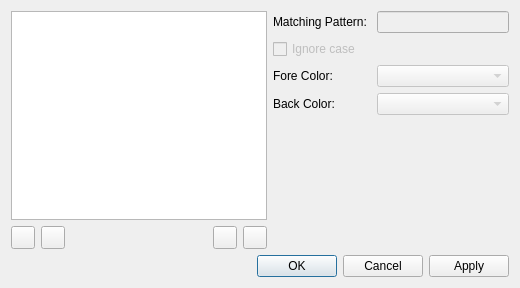
<?xml version="1.0" encoding="UTF-8"?>
<ui version="4.0">
 <class>HighlightersDialog</class>
 <widget class="QDialog" name="HighlightersDialog">
  <property name="geometry">
   <rect>
    <x>0</x>
    <y>0</y>
    <width>520</width>
    <height>288</height>
   </rect>
  </property>
  <property name="windowTitle">
   <string>Highlighters</string>
  </property>
  <layout class="QVBoxLayout" name="verticalLayout_3">
   <item>
    <layout class="QVBoxLayout" name="verticalLayout_2">
     <property name="sizeConstraint">
      <enum>QLayout::SetNoConstraint</enum>
     </property>
     <item>
      <layout class="QHBoxLayout" name="horizontalLayout">
       <item>
        <layout class="QVBoxLayout" name="verticalLayout_4">
         <item>
          <widget class="QListWidget" name="highlighterListWidget"/>
         </item>
         <item>
          <layout class="QHBoxLayout" name="buttonsLayout">
           <property name="spacing">
            <number>6</number>
           </property>
           <item>
            <widget class="QToolButton" name="addHighlighterButton">
             <property name="toolTip">
              <string>New Highlighter</string>
             </property>
             <property name="text">
              <string/>
             </property>
             <property name="icon">
              <iconset resource="../glogg.qrc">
               <normaloff>:/images/plus.png</normaloff>:/images/plus.png</iconset>
             </property>
            </widget>
           </item>
           <item>
            <widget class="QToolButton" name="removeHighlighterButton">
             <property name="toolTip">
              <string>Delete Highlighter</string>
             </property>
             <property name="text">
              <string/>
             </property>
             <property name="icon">
              <iconset resource="../glogg.qrc">
               <normaloff>:/images/minus.png</normaloff>:/images/minus.png</iconset>
             </property>
            </widget>
           </item>
           <item>
            <spacer name="horizontalSpacer">
             <property name="orientation">
              <enum>Qt::Horizontal</enum>
             </property>
             <property name="sizeHint" stdset="0">
              <size>
               <width>40</width>
               <height>20</height>
              </size>
             </property>
            </spacer>
           </item>
           <item>
            <widget class="QToolButton" name="upHighlighterButton">
             <property name="toolTip">
              <string>Move Highlighter Up</string>
             </property>
             <property name="text">
              <string/>
             </property>
             <property name="icon">
              <iconset resource="../glogg.qrc">
               <normaloff>:/images/up.png</normaloff>:/images/up.png</iconset>
             </property>
            </widget>
           </item>
           <item>
            <widget class="QToolButton" name="downHighlighterButton">
             <property name="toolTip">
              <string>Move Highlighter Down</string>
             </property>
             <property name="text">
              <string/>
             </property>
             <property name="icon">
              <iconset resource="../glogg.qrc">
               <normaloff>:/images/down.png</normaloff>:/images/down.png</iconset>
             </property>
            </widget>
           </item>
          </layout>
         </item>
        </layout>
       </item>
       <item>
        <layout class="QVBoxLayout" name="verticalLayout">
         <item>
          <layout class="QFormLayout" name="formLayout">
           <item row="2" column="0">
            <widget class="QLabel" name="label">
             <property name="text">
              <string>Matching Pattern: </string>
             </property>
            </widget>
           </item>
           <item row="2" column="1">
            <widget class="QLineEdit" name="patternEdit">
             <property name="enabled">
              <bool>false</bool>
             </property>
            </widget>
           </item>
           <item row="4" column="0">
            <widget class="QLabel" name="label_2">
             <property name="text">
              <string>Fore Color: </string>
             </property>
            </widget>
           </item>
           <item row="5" column="1">
            <widget class="QComboBox" name="backColorBox">
             <property name="enabled">
              <bool>false</bool>
             </property>
            </widget>
           </item>
           <item row="4" column="1">
            <widget class="QComboBox" name="foreColorBox">
             <property name="enabled">
              <bool>false</bool>
             </property>
            </widget>
           </item>
           <item row="5" column="0">
            <widget class="QLabel" name="label_3">
             <property name="text">
              <string>Back Color: </string>
             </property>
            </widget>
           </item>
           <item row="3" column="0">
            <widget class="QCheckBox" name="ignoreCaseCheckBox">
             <property name="enabled">
              <bool>false</bool>
             </property>
             <property name="text">
              <string>Ignore case</string>
             </property>
             <property name="checked">
              <bool>false</bool>
             </property>
            </widget>
           </item>
          </layout>
         </item>
        </layout>
       </item>
      </layout>
     </item>
     <item>
      <widget class="QDialogButtonBox" name="buttonBox">
       <property name="orientation">
        <enum>Qt::Horizontal</enum>
       </property>
       <property name="standardButtons">
        <set>QDialogButtonBox::Apply|QDialogButtonBox::Cancel|QDialogButtonBox::Ok</set>
       </property>
      </widget>
     </item>
    </layout>
   </item>
  </layout>
 </widget>
 <resources>
  <include location="../glogg.qrc"/>
 </resources>
 <connections/>
</ui>
